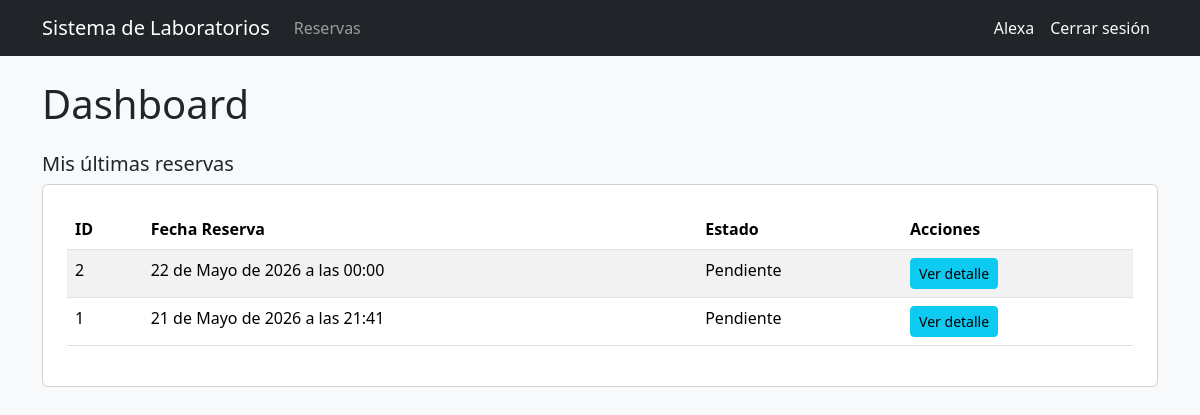
Before: / (signed in) with the older database file.
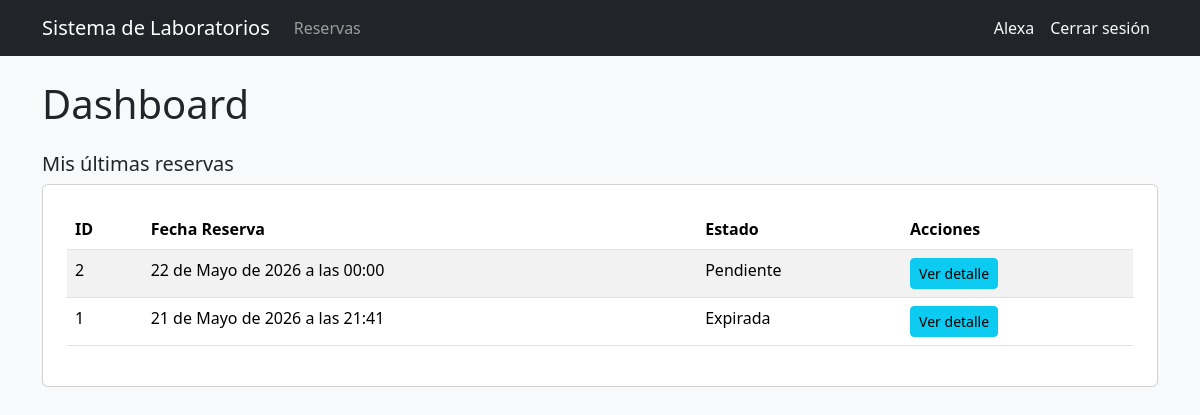
After: the same page with the newer database file.
### reservas/models.py (models this page shows, shortened)
class Reserva(models.Model):
    usuario = models.ForeignKey(
        'users.Usuario',
        on_delete=models.CASCADE
    )
    fecha_reserva = models.DateTimeField()
    hora_limite_retiro = models.DateTimeField(
        null=True,
        blank=True
    )
    fecha_devolucion = models.DateTimeField(
        null=True,
        blank=True
    )
    estado = models.ForeignKey(
        EstadoReserva,
        on_delete=models.CASCADE,
        null=True,
        blank=True
    )
    fecha_creacion = models.DateTimeField(auto_now_add=True)

class EstadoReserva(models.Model):
    nombre = models.CharField(max_length=50)
    def __str__(self):
        return self.nombre

### config/views.py (the view)
# urls.py: path('', dashboard, name='dashboard'),
@login_required
def dashboard(request):
    context = {}
    rol = request.user.rol.nombre if request.user.rol else None
    if rol == 'Administrador':
        context['total_items'] = ItemInventario.objects.count()
        context['items_disponibles'] = ItemInventario.objects.filter(estado__nombre='Disponible').count()
        context['items_prestados'] = ItemInventario.objects.filter(estado__nombre='Prestado').count()
        context['prestamos_activos'] = Prestamo.objects.filter(estado__nombre='Activo').count()
        context['reservas_pendientes'] = Reserva.objects.filter(estado__nombre='Pendiente').count()
        context['alertas_stock'] = [
            insumo for insumo in Insumo.objects.all()
            if insumo.stock_minimo_alcanzado()
        ]
    elif rol == 'Encargado':
        context['prestamos_activos'] = Prestamo.objects.filter(estado__nombre='Activo').count()
        context['reservas_pendientes'] = Reserva.objects.filter(estado__nombre='Pendiente').count()
    elif rol in ['Docente', 'Estudiante']:
        context['mis_reservas'] = Reserva.objects.filter(
            usuario=request.user
        ).order_by('-fecha_creacion')[:5]
    context['rol'] = rol
    return render(request, 'dashboard.html', context)

### templates/dashboard.html (shortened to what this page needs)
{% extends 'base_general.html' %}
{% block contenido %}
<h1 class="mb-4">Dashboard</h1>
{% if rol == 'Administrador' %}
    <div class="row mb-4">
        <div class="col-md-3">
            <div class="card text-white bg-primary p-3 text-center">
                <h5>Total Ítems</h5>
                <h2>{{ total_items }}</h2>
            </div>
        </div>
        <div class="col-md-3">
            <div class="card text-white bg-success p-3 text-center">
                <h5>Disponibles</h5>
                <h2>{{ items_disponibles }}</h2>
            </div>
        </div>
        <div class="col-md-3">
            <div class="card text-white bg-warning p-3 text-center">
                <h5>Prestados</h5>
                <h2>{{ items_prestados }}</h2>
            </div>
        </div>
        <div class="col-md-3">
            <div class="card text-white bg-info p-3 text-center">
                <h5>Préstamos Activos</h5>
                <h2>{{ prestamos_activos }}</h2>
            </div>
        </div>
    </div>
    <div class="row mb-4">
        <div class="col-md-3">
            <div class="card text-white bg-secondary p-3 text-center">
                <h5>Reservas Pendientes</h5>
                <h2>{{ reservas_pendientes }}</h2>
            </div>
        </div>
    </div>
    {% if alertas_stock %}
    <div class="alert alert-warning">
        <h5>⚠️ Insumos con stock bajo</h5>
        <ul class="mb-0">
            {% for insumo in alertas_stock %}
            <li>
                <strong>{{ insumo.nombre }}</strong> —
                Disponible: {{ insumo.cantidad_disponible }} |
                Mínimo: {{ insumo.stock_minimo }}
            </li>
            {% endfor %}
        </ul>
    </div>
    {% endif %}
{% elif rol == 'Docente' or rol == 'Estudiante' %}
    <h5>Mis últimas reservas</h5>
    {% if mis_reservas %}
    <div class="card p-4">
        <table class="table table-striped">
            <thead>
                <tr>
                    <th>ID</th>
                    <th>Fecha Reserva</th>
                    <th>Estado</th>
                    <th>Acciones</th>
                </tr>
            </thead>
            <tbody>
                {% for reserva in mis_reservas %}
                <tr>
                    <td>{{ reserva.id }}</td>
                    <td>{{ reserva.fecha_reserva }}</td>
                    <td>{{ reserva.estado }}</td>
                    <td>
                        <a href="/reservas/{{ reserva.id }}/" class="btn btn-info btn-sm">
                            Ver detalle
                        </a>
                    </td>
                </tr>
                {% endfor %}
            </tbody>
        </table>
    </div>
    {% else %}
    <p class="text-muted">No tienes reservas aún. <a href="/reservas/crear/">Crear una reserva</a></p>
    {% endif %}
{% endif %}
{% endblock %}

Changed rows visible on the page:
changed Reserva id 1: estado "Pendiente" → "Expirada"
